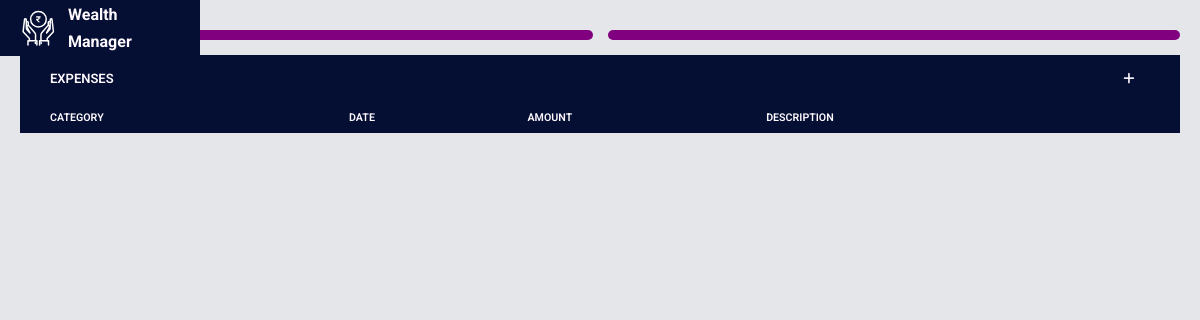
/wealth_manager/Expense/, run on an earlier commit of the app's database.
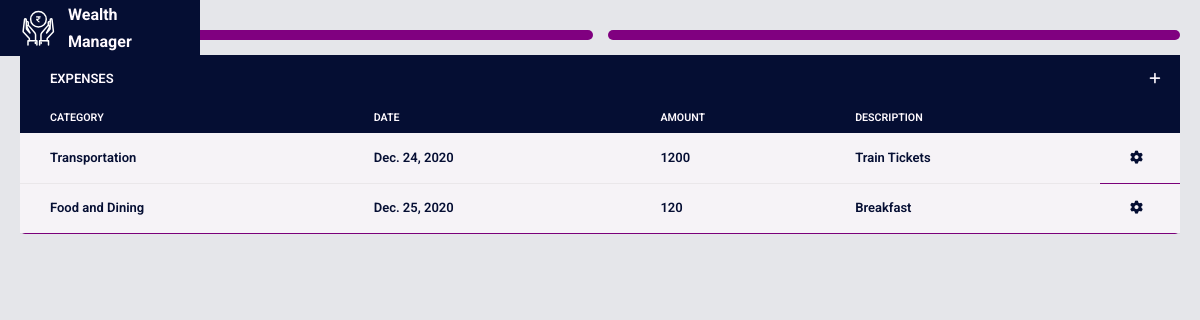
And on a later commit of the database.
### wealth_manager/models.py (models this page shows, shortened)
class Expense(models.Model):
    expenseAmount = models.IntegerField()
    expenseDate = models.DateField()
    expenseCategory = models.CharField(max_length=64)
    expenseDescription = models.CharField(max_length=64)

### wealth_manager/views.py (the view, shortened to what this page needs)
# urls.py: path("Expense/", views.expense, name="expense"),
def expense(request):
    return render(request, "manager/expense.html", {
        "expense": Expense.objects.all(),
        'nbar': 'expense'
    })

### wealth_manager/templates/manager/expense.html (shortened to what this page needs)
{% extends "manager/layout.html" %}
{% load static %}
{% block head %}
    <link rel="stylesheet" href="{% static 'manager/expenseStyles.css' %}" />
{% endblock head %}
{% block body %}
<div class="container">
    <div class="wrapper">
        <div class="box graph" style="padding: 1rem 0 0 1rem"></div>
    	<div class="box graph"></div>
    </div>
	<div class="box table">
        <table class="flatTable">
            <tr class="titleTr">
              <td class="titleTd">EXPENSES</td>
              <td colspan="3"></td>
              <td class="plusTd button"><i class="fas fa-plus"></i></td>
            </tr>
            <tr class="headingTr">
              <td>CATEGORY</td>
              <td>DATE</td>
              <td>AMOUNT</td>
              <td>DESCRIPTION</td>
              <td></td>
            </tr>
            {% for e in expense %}
            <tr>
              <td>{{ e.expenseCategory }}</td>
              <td>{{ e.expenseDate }}</td>
              <td>{{ e.expenseAmount }}</td>
              <td>{{ e.expenseDescription }}</td>
              <td class="controlTd"><i class="fas fa-cog"></i>
              </td>
            </tr>
            {% endfor%}
        </table>
    </div>
</div>
{% endblock body %}

### wealth_manager/templates/manager/layout.html (shortened to what this page needs)
{% load static %}
<!DOCTYPE html>
<html lang="en">
    <head>
        <link href="{% static 'manager/style.css' %}" rel="stylesheet"/>
        {% block head %}
        {% endblock head %}
    </head>
    <body>
        <div class="logo">
            <img id="menu" src="{% static '/media/wealth_manager_logo.svg' %}" alt="logo" lazy loading="lazy" class="wmlogo" width="36px" height="36px">
            <a href="#" class="hidden-sm"><h1>Wealth Manager</h1></a>
        </div>
        <main class="content">
            {% block body %}
            {% endblock %}
        </main>
    </body>
</html>

### wealth_manager/static/manager/style.css (style rules this page uses)
*, *::before, *::after { margin: 0; padding: 0; box-sizing: inherit; text-decoration: none; list-style: none; }
html { font-size: 62.5%; }
body { font-family: 'Roboto', sans-serif; font-weight: 400; line-height: 1.7; box-sizing: border-box; background: rgba(5, 14, 51, 0.1); }
.logo { background:rgba(5, 14, 51, 1); width: 20rem; height: 5.6rem; position: fixed; left: 0; top: 0; display: flex; justify-content: center; align-items: center; }
@media only screen and (max-width: 75em) { .logo { padding: 0 2rem; justify-content: space-between; } }
.logo a h1 { color: #FFFAFF; margin-left: 1.2rem; font-size: 1.6rem; }
#menu { font-size: 1rem; }
.content { margin-top: 1rem; margin-left: 20rem; padding: 2rem; height: 100vh; overflow-y: auto; }
@media only screen and (max-width: 75em) { .content { margin-left: 0; } }

### wealth_manager/static/manager/expenseStyles.css (style rules this page uses)
.box { box-sizing: border-box; background-color: purple; margin: 0 1.5rem 1.5rem 0; border-radius: 5px; }
.container { display: flex; flex-wrap: wrap; justify-content: center; flex: 1; flex-direction: column; }
.graph { width: 50%; }
.wrapper { display: flex; flex: 1; flex-direction: row; }
.table { width: 100%; }
.flatTable { width:100%; min-width:500px; border-collapse:collapse; font-weight: 600; font-size: 1.3rem; color: rgba(5, 14, 51, 1); }
.flatTable tr { height: 50px; background: #f6f3f7; border-bottom: rgba(0,0,0,.05) 1px solid; }
.flatTable td { box-sizing: border-box; padding-left: 30px; }
.flatTable .titleTr { height:48px; color:#FFFAFF; background: rgba(5, 14, 51, 1); border:0px solid; }
.flatTable .plusTd { color: #FFFAFF; }
.flatTable .controlTd { position:relative; width:80px; cursor:pointer; }
.flatTable .headingTr { height:30px; background: rgba(5, 14, 51, 1); color:#FFFAFF; font-size:8pt; border:0px solid; }
.button { text-align:center; cursor:pointer; }

What changed in the data, as far as the page shows it:
added Expense: expenseCategory "Transportation", expenseDate "Dec. 24, 2020", expenseAmount "1200", expenseDescription "Train Tickets"
added Expense: expenseCategory "Food and Dining", expenseDate "Dec. 25, 2020", expenseAmount "120", expenseDescription "Breakfast"
